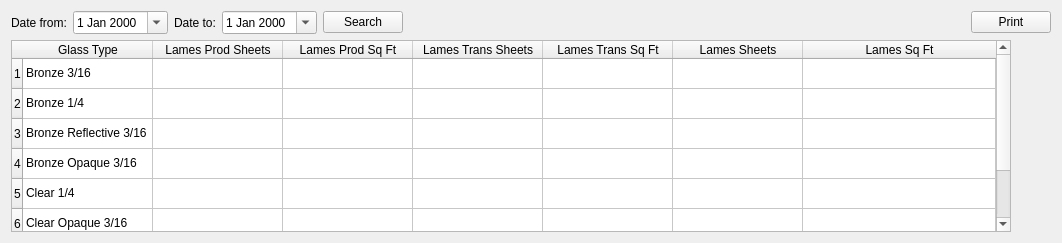
          <widget class="QWidget" name="tab_24">
           <attribute name="title">
            <string>DPT Lames</string>
           </attribute>
           <layout class="QGridLayout" name="gridLayout_29">
            <item row="0" column="0">
             <layout class="QVBoxLayout" name="verticalLayout_39">
              <item>
               <layout class="QHBoxLayout" name="horizontalLayout_57">
                <item>
                 <widget class="QLabel" name="label_98">
                  <property name="text">
                   <string>Date from:</string>
                  </property>
                 </widget>
                </item>
                <item>
                 <widget class="QDateEdit" name="dateRepDPTLamesFrom">
                  <property name="calendarPopup">
                   <bool>true</bool>
                  </property>
                 </widget>
                </item>
                <item>
                 <widget class="QLabel" name="label_99">
                  <property name="text">
                   <string>Date to:</string>
                  </property>
                 </widget>
                </item>
                <item>
                 <widget class="QDateEdit" name="dateRepDPTLamesTo">
                  <property name="calendarPopup">
                   <bool>true</bool>
                  </property>
                 </widget>
                </item>
                <item>
                 <widget class="QPushButton" name="pushButton_53">
                  <property name="text">
                   <string>Search</string>
                  </property>
                 </widget>
                </item>
                <item>
                 <spacer name="horizontalSpacer_37">
                  <property name="orientation">
                   <enum>Qt::Horizontal</enum>
                  </property>
                  <property name="sizeHint" stdset="0">
                   <size>
                    <width>40</width>
                    <height>20</height>
                   </size>
                  </property>
                 </spacer>
                </item>
                <item>
                 <widget class="QPushButton" name="pushButton_54">
                  <property name="text">
                   <string>Print</string>
                  </property>
                 </widget>
                </item>
               </layout>
              </item>
              <item>
               <layout class="QHBoxLayout" name="horizontalLayout_68">
                <item>
                 <widget class="QTableWidget" name="table_lames_2">
                  <property name="minimumSize">
                   <size>
                    <width>1000</width>
                    <height>0</height>
                   </size>
                  </property>
                  <property name="sortingEnabled">
                   <bool>true</bool>
                  </property>
                  <attribute name="horizontalHeaderCascadingSectionResizes">
                   <bool>true</bool>
                  </attribute>
                  <attribute name="horizontalHeaderDefaultSectionSize">
                   <number>130</number>
                  </attribute>
                  <attribute name="horizontalHeaderStretchLastSection">
                   <bool>true</bool>
                  </attribute>
                  <row>
                   <property name="text">
                    <string>1</string>
                   </property>
                   <property name="textAlignment">
                    <set>AlignCenter</set>
                   </property>
                  </row>
                  <row>
                   <property name="text">
                    <string>2</string>
                   </property>
                   <property name="textAlignment">
                    <set>AlignCenter</set>
                   </property>
                  </row>
                  <row>
                   <property name="text">
                    <string>3</string>
                   </property>
                   <property name="textAlignment">
                    <set>AlignCenter</set>
                   </property>
                  </row>
                  <row>
                   <property name="text">
                    <string>4</string>
                   </property>
                   <property name="textAlignment">
                    <set>AlignCenter</set>
                   </property>
                  </row>
                  <row>
                   <property name="text">
                    <string>5</string>
                   </property>
                   <property name="textAlignment">
                    <set>AlignCenter</set>
                   </property>
                  </row>
                  <row>
                   <property name="text">
                    <string>6</string>
                   </property>
                   <property name="textAlignment">
                    <set>AlignCenter</set>
                   </property>
                  </row>
                  <row>
                   <property name="text">
                    <string>7</string>
                   </property>
                   <property name="textAlignment">
                    <set>AlignCenter</set>
                   </property>
                  </row>
                  <column>
                   <property name="text">
                    <string>Glass Type</string>
                   </property>
                  </column>
                  <column>
                   <property name="text">
                    <string>Lames Prod Sheets</string>
                   </property>
                  </column>
                  <column>
                   <property name="text">
                    <string>Lames Prod Sq Ft</string>
                   </property>
                  </column>
                  <column>
                   <property name="text">
                    <string>Lames Trans Sheets</string>
                   </property>
                  </column>
                  <column>
                   <property name="text">
                    <string>Lames Trans Sq Ft</string>
                   </property>
                  </column>
                  <column>
                   <property name="text">
                    <string>Lames Sheets</string>
                   </property>
                  </column>
                  <column>
                   <property name="text">
                    <string>Lames Sq Ft</string>
                   </property>
                  </column>
                  <item row="0" column="0">
                   <property name="text">
                    <string>Bronze 3/16</string>
                   </property>
                  </item>
                  <item row="1" column="0">
                   <property name="text">
                    <string>Bronze 1/4</string>
                   </property>
                  </item>
                  <item row="2" column="0">
                   <property name="text">
                    <string>Bronze Reflective 3/16</string>
                   </property>
                  </item>
                  <item row="3" column="0">
                   <property name="text">
                    <string>Bronze Opaque 3/16</string>
                   </property>
                  </item>
                  <item row="4" column="0">
                   <property name="text">
                    <string>Clear 1/4</string>
                   </property>
                  </item>
                  <item row="5" column="0">
                   <property name="text">
                    <string>Clear Opaque 3/16</string>
                   </property>
                  </item>
                  <item row="6" column="0">
                   <property name="text">
                    <string>Dark Gray 3/16</string>
                   </property>
                  </item>
                 </widget>
                </item>
                <item>
                 <spacer name="horizontalSpacer_42">
                  <property name="orientation">
                   <enum>Qt::Horizontal</enum>
                  </property>
                  <property name="sizeHint" stdset="0">
                   <size>
                    <width>40</width>
                    <height>20</height>
                   </size>
                  </property>
                 </spacer>
                </item>
               </layout>
              </item>
             </layout>
            </item>
           </layout>
          </widget>
